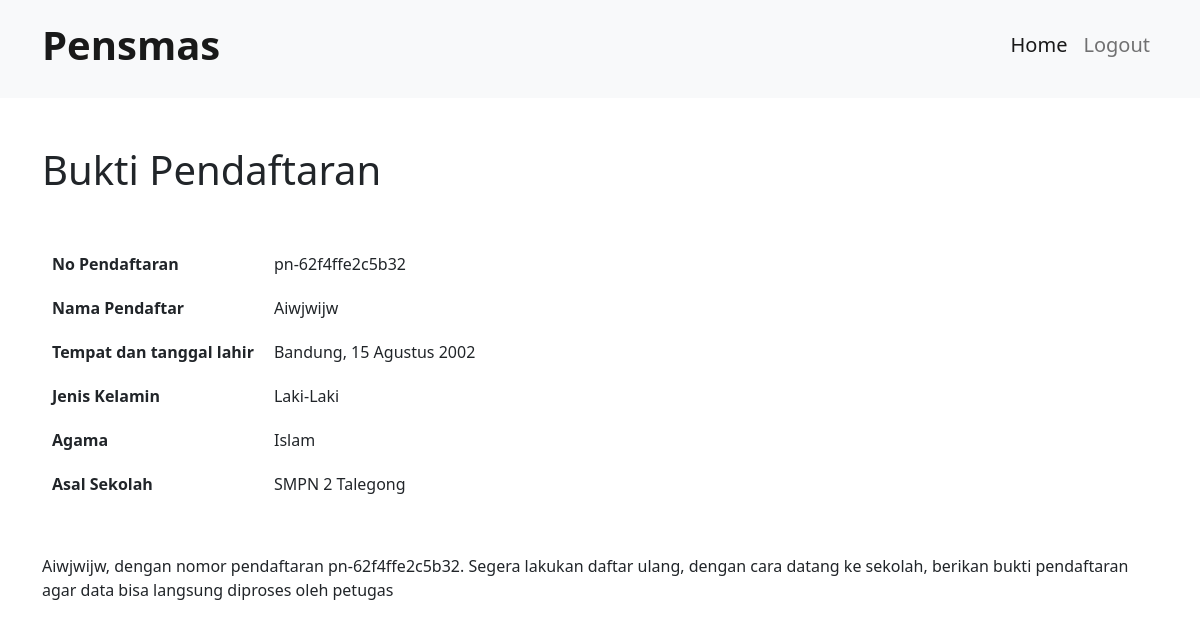
Page /pendaftar/view.php (signed in) on the committed database.
### tables this page shows
CREATE TABLE `pendaftar` (
  `nisn` varchar(10) NOT NULL,
  `no_pendaftar` varchar(20) NOT NULL,
  `nama_lengkap` varchar(50) NOT NULL,
  `ttl` varchar(30) DEFAULT NULL,
  `jenis_kelamin` enum('Laki-Laki','Perempuan') DEFAULT NULL,
  `agama` varchar(20) DEFAULT NULL,
  `alamat` varchar(100) DEFAULT NULL,
  `no_telp` varchar(15) DEFAULT NULL,
  `email` varchar(50) NOT NULL,
  `password` varchar(30) NOT NULL,
  `asal_sekolah` varchar(50) DEFAULT NULL,
  `nama_orangtua` varchar(50) DEFAULT NULL
);

### pendaftar/view.php (the view, shortened to what this page needs)
<?php
	$db = dbConnect();
	$sesi = $_SESSION['nisn'];
	$selectPendaftar = "SELECT * FROM pendaftar WHERE nisn = '$sesi'";
	$executePendaftar = $db->query($selectPendaftar);
	$assoc = $executePendaftar->fetch_assoc();
?>
<!DOCTYPE html>
<html>
<head>
	<link href="https://cdn.jsdelivr.net/npm/bootstrap@5.0.2/dist/css/bootstrap.min.css" rel="stylesheet">
</head>
<body>
	<nav class="navbar navbar-expand-lg navbar-light bg-light pt-3 pb-3">
	  <div class="container">
	    <a class="navbar-brand" href="#">
	      <h1>
	        <b>Pensmas</b>
	      </h1>
	    </a>
	    <div class="collapse navbar-collapse" id="navbarSupportedContent">
	      <ul class="navbar-nav ms-auto mb-2 mb-lg-0">
	        <li class="nav-item">
	          <a class="nav-link active" aria-current="page" href="index.php"><h5>Home</h5></a>
	        </li>
	        <li class="nav-item">
	          <a class="nav-link" href="logout.php"><h5>Logout</h5></a>
	        </li>
	      </ul>
	    </div>
	  </div>
	</nav>
	<div class="container">
		<div class="mt-5 mb-3">
			<div class="jd-pensmas mb-3 mt-5">
				<h1>
					Bukti Pendaftaran
				</h1>
			</div>
			<div class="mt-5">
				<table cellpadding="10">
					<tr>
						<th>No Pendaftaran</th>
						<td><?= $assoc['no_pendaftar']?></td>
					</tr>
					<tr>
						<th>Nama Pendaftar</th>
						<td><?= $assoc['nama_lengkap']?></td>
					</tr>
					<tr>
						<th>Tempat dan tanggal lahir</th>
						<td><?= $assoc['ttl']?></td>
					</tr>
					<tr>
						<th>Jenis Kelamin</th>
						<td><?= $assoc['jenis_kelamin']?></td>
					</tr>
					<tr>
						<th>Agama</th>
						<td><?= $assoc['agama']?></td>
					</tr>
					<tr>
						<th>Asal Sekolah</th>
						<td><?= $assoc['asal_sekolah']?></td>
					</tr>
				</table>
			</div>
			<div class="mt-5 mb-5">
				<p>
					<?= $assoc['nama_lengkap']?>, dengan nomor pendaftaran <?= $assoc['no_pendaftar']?>. Segera lakukan daftar ulang, dengan cara datang ke sekolah, berikan bukti pendaftaran agar data bisa langsung diproses oleh petugas
				</p>
			</div>
		</div>
	</div>
</body>
</html>

### rows in the picture
pendaftar: no_pendaftar "pn-62f4ffe2c5b32", nama_lengkap "Aiwjwijw", ttl "Bandung, 15 Agustus 2002", jenis_kelamin "Laki-Laki", agama "Islam", asal_sekolah "SMPN 2 Talegong"
